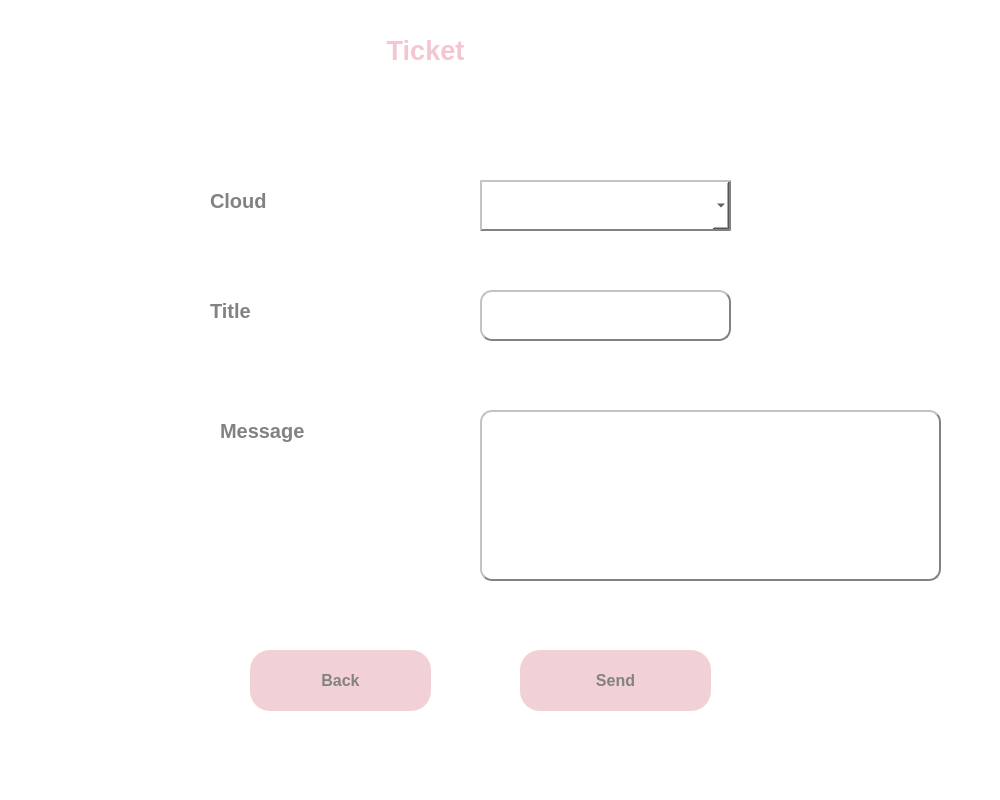
<?xml version="1.0" encoding="UTF-8"?>
<ui version="4.0">
 <class>MainWindow</class>
 <widget class="QMainWindow" name="MainWindow">
  <property name="geometry">
   <rect>
    <x>0</x>
    <y>0</y>
    <width>1000</width>
    <height>800</height>
   </rect>
  </property>
  <property name="windowTitle">
   <string>MainWindow</string>
  </property>
  <property name="styleSheet">
   <string notr="true">background-color: rgb(255, 255, 255);</string>
  </property>
  <widget class="QWidget" name="centralwidget">
   <widget class="QLabel" name="label">
    <property name="geometry">
     <rect>
      <x>140</x>
      <y>20</y>
      <width>571</width>
      <height>61</height>
     </rect>
    </property>
    <property name="font">
     <font>
      <pointsize>20</pointsize>
      <weight>75</weight>
      <bold>true</bold>
     </font>
    </property>
    <property name="text">
     <string>&lt;html&gt;&lt;head/&gt;&lt;body&gt;&lt;p&gt;&lt;span style=&quot; color:#f5c6cf;&quot;&gt;Ticket&lt;/span&gt;&lt;/p&gt;&lt;/body&gt;&lt;/html&gt;</string>
    </property>
    <property name="alignment">
     <set>Qt::AlignCenter</set>
    </property>
   </widget>
   <widget class="QComboBox" name="cloud_list">
    <property name="geometry">
     <rect>
      <x>480</x>
      <y>180</y>
      <width>251</width>
      <height>51</height>
     </rect>
    </property>
    <property name="styleSheet">
     <string notr="true">background-color: rgb(255, 255, 255);
border:2px outset;
border-color: rgb(130, 130, 130);</string>
    </property>
   </widget>
   <widget class="QLabel" name="label_5">
    <property name="geometry">
     <rect>
      <x>210</x>
      <y>180</y>
      <width>221</width>
      <height>41</height>
     </rect>
    </property>
    <property name="font">
     <font>
      <pointsize>15</pointsize>
      <weight>75</weight>
      <bold>true</bold>
     </font>
    </property>
    <property name="styleSheet">
     <string notr="true">color: rgb(130, 130, 130);</string>
    </property>
    <property name="text">
     <string>Cloud</string>
    </property>
   </widget>
   <widget class="QLabel" name="label_6">
    <property name="geometry">
     <rect>
      <x>210</x>
      <y>290</y>
      <width>221</width>
      <height>41</height>
     </rect>
    </property>
    <property name="font">
     <font>
      <pointsize>15</pointsize>
      <weight>75</weight>
      <bold>true</bold>
     </font>
    </property>
    <property name="styleSheet">
     <string notr="true">color: rgb(130, 130, 130);</string>
    </property>
    <property name="text">
     <string>Title</string>
    </property>
   </widget>
   <widget class="QTextEdit" name="title">
    <property name="geometry">
     <rect>
      <x>480</x>
      <y>290</y>
      <width>251</width>
      <height>51</height>
     </rect>
    </property>
    <property name="styleSheet">
     <string notr="true">background-color: rgb(255, 255, 255);
border-radius: 12px;
border:2px outset;
border-color: rgb(130, 130, 130);</string>
    </property>
   </widget>
   <widget class="QLabel" name="label_7">
    <property name="geometry">
     <rect>
      <x>220</x>
      <y>410</y>
      <width>221</width>
      <height>41</height>
     </rect>
    </property>
    <property name="font">
     <font>
      <pointsize>15</pointsize>
      <weight>75</weight>
      <bold>true</bold>
     </font>
    </property>
    <property name="styleSheet">
     <string notr="true">color: rgb(130, 130, 130);</string>
    </property>
    <property name="text">
     <string>Message</string>
    </property>
   </widget>
   <widget class="QTextEdit" name="message">
    <property name="geometry">
     <rect>
      <x>480</x>
      <y>410</y>
      <width>461</width>
      <height>171</height>
     </rect>
    </property>
    <property name="styleSheet">
     <string notr="true">background-color: rgb(255, 255, 255);
border-radius: 12px;
border:2px outset;
border-color: rgb(130, 130, 130);</string>
    </property>
   </widget>
   <widget class="QPushButton" name="send">
    <property name="geometry">
     <rect>
      <x>520</x>
      <y>650</y>
      <width>191</width>
      <height>61</height>
     </rect>
    </property>
    <property name="font">
     <font>
      <pointsize>12</pointsize>
      <weight>75</weight>
      <bold>true</bold>
     </font>
    </property>
    <property name="styleSheet">
     <string notr="true">QPushButton
{
	background-color: #f1d1d6;
	color: #828282;
	border-radius:20px;
}

QPushButton:hover
{
	background-color: #ff8b8d;
	color: #656565;
	border-radius:20px;
}</string>
    </property>
    <property name="text">
     <string>Send</string>
    </property>
   </widget>
   <widget class="QPushButton" name="back">
    <property name="geometry">
     <rect>
      <x>250</x>
      <y>650</y>
      <width>181</width>
      <height>61</height>
     </rect>
    </property>
    <property name="font">
     <font>
      <pointsize>12</pointsize>
      <weight>75</weight>
      <bold>true</bold>
     </font>
    </property>
    <property name="styleSheet">
     <string notr="true">QPushButton
{
	background-color: #f1d1d6;
	color: #828282;
	border-radius:20px;
}

QPushButton:hover
{
	background-color: #ff8b8d;
	color: #656565;
	border-radius:20px;
}</string>
    </property>
    <property name="text">
     <string>Back</string>
    </property>
   </widget>
  </widget>
  <widget class="QMenuBar" name="menubar">
   <property name="geometry">
    <rect>
     <x>0</x>
     <y>0</y>
     <width>1000</width>
     <height>18</height>
    </rect>
   </property>
  </widget>
  <widget class="QStatusBar" name="statusbar"/>
 </widget>
 <resources/>
 <connections/>
</ui>
